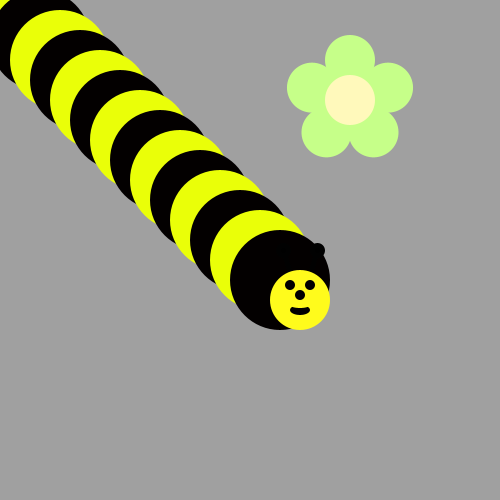
Frame 1 (no input)
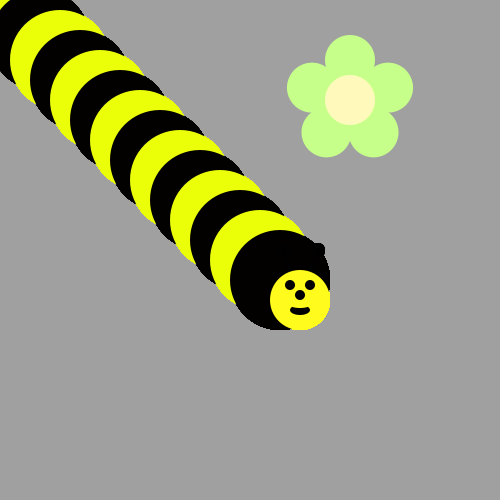
Frame 60 (the mouse pressed at the canvas centre just before this capture)
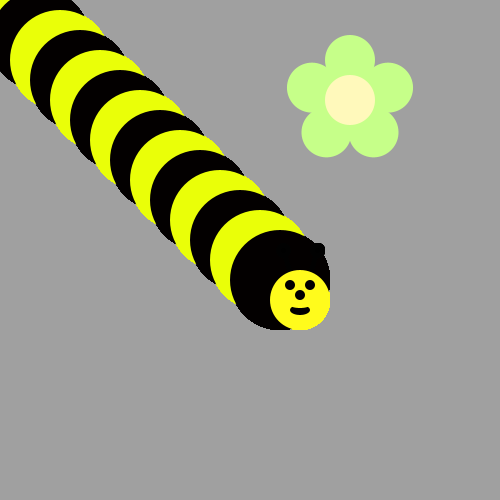
Frame 120 (the mouse held since frame 60 and released just before this capture)

The Processing sketch that drew these frames (run headless with seeded random() and noise(); from frame 60 on, the mouse is pressed at the canvas centre):

// Processing sketch: bumble_bee
// ── bumble_bee.pde

void setup() {
     ellipseMode(CENTER);
     size(500, 500);
     background(160, 160, 160);
     drawFlower(350, 100);
}

void draw() {
  
// First run the program and you should see a flower.  
  
  
/* Then, use a loop to make a body for the Bee! 
(see the image on the recipe, it's a diagonal line of circles)
Use modulo to make the colors alternate between yellow and black


*/ 
for(int i =1; i < 15; i++) {
  
  fill(#EAFF08);
  if ( i % 2 ==0 ) { fill(#030000); }
ellipse ( i * 20 , i * 20 , 100,100);



}
/*
Now put his head on using drawBeeFace(x,y)
*/

drawBeeFace( 300, 300) ;
}

/**************   Use these methods but  DON'T CHANGE THE CODE BELOW  **************/

void drawFlower(int x, int y) {
     noStroke();
     translate(x, y);
     // draw 5 petals, rotating after each one
     fill(#c6ff89);      // green
      for (int i = 0; i < 5; i++) {
           ellipse(0, -40, 50, 50);
          rotate(radians(72));
     }
     fill(#fff9bb); // light yellow
     ellipse(0, 0, 50, 50);
} 
void drawBeeFace(int BeeFaceX, int BeeFaceY) {
     noStroke();
     fill(0, 0, 0);
     stroke(1);
     strokeWeight(5);
     line(BeeFaceX-10, BeeFaceY-27, BeeFaceX-17, BeeFaceY-50);
     line(BeeFaceX+10, BeeFaceY-27, BeeFaceX+17, BeeFaceY-50);
     ellipse(BeeFaceX-17, BeeFaceY-50, 10, 10);
     ellipse(BeeFaceX+17, BeeFaceY-50, 10, 10);
     noStroke();
     fill(255, 251, 28);
     ellipse(BeeFaceX, BeeFaceY, 60, 60); // face
     fill(255, 237, 209);
     fill(0,0,0);
      ellipse(BeeFaceX-10, BeeFaceY-15, 10, 10); // eyes
     ellipse(BeeFaceX+10, BeeFaceY-15, 10, 10);
      ellipse(BeeFaceX, BeeFaceY-5, 10, 10); // nose
      ellipse(BeeFaceX, BeeFaceY+10, 20, 10);// mouth
     fill(255, 251, 28);
     ellipse(BeeFaceX, BeeFaceY+5, 20, 6);
}
